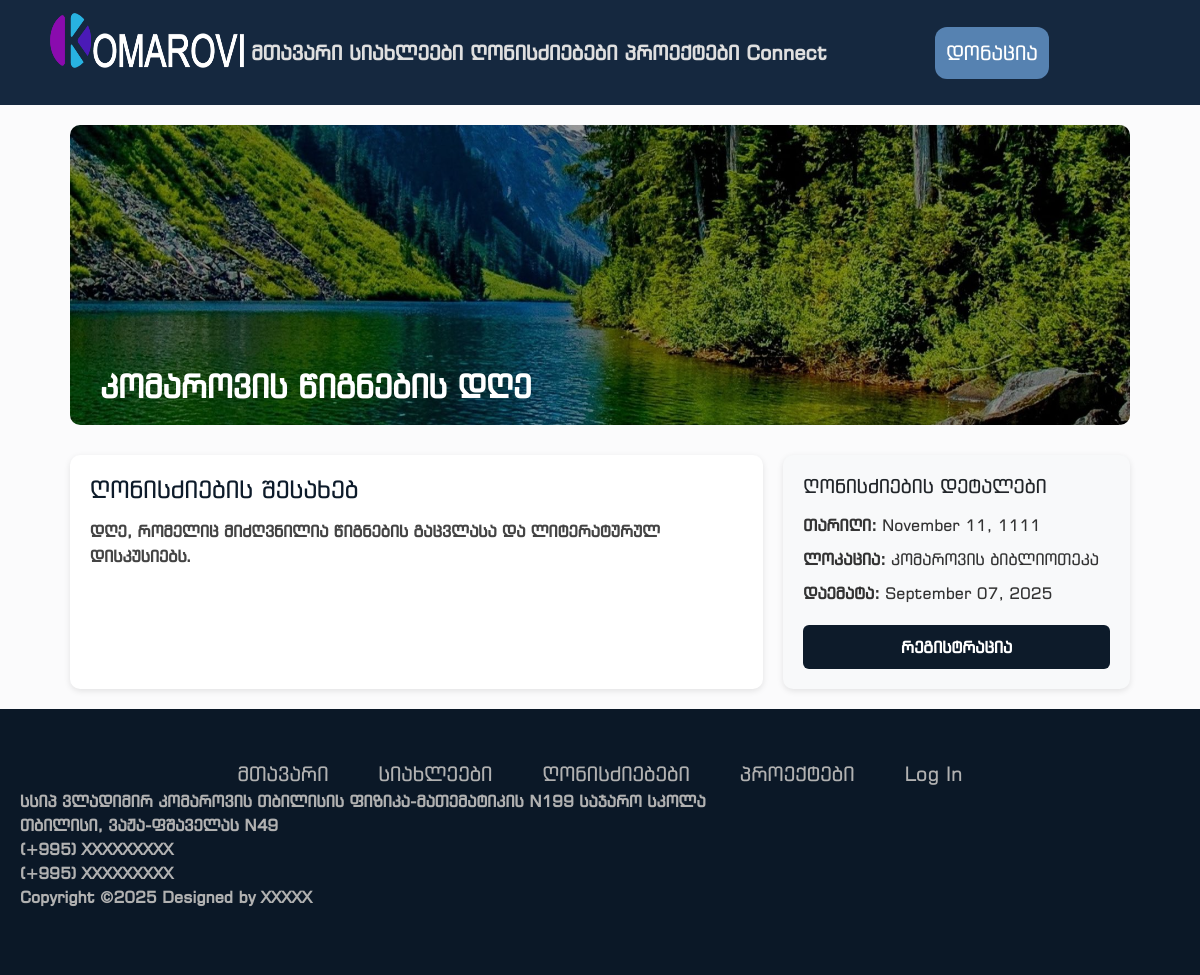
Screenshot of /events/13 with the database file from the repository.
### models.py (models this page shows, shortened)
class Events(db.Model):
    id = db.Column(db.Integer, primary_key=True)
    title = db.Column(db.String(500), nullable=False)
    description = db.Column(db.Text)
    registration_link = db.Column(db.String(500))
    location = db.Column(db.String(500))
    image = db.Column(db.String(200))
    event_date = db.Column(db.DateTime)
    date_added = db.Column(db.DateTime, default=datetime.utcnow)

### routes.py (the view)
@app.route("/events/<int:id>")
def event(id):
    event = Events.query.get_or_404(id)
    return render_template('event.html', event=event)

### templates/event.html
{% extends "base.html" %} {% block head %}
<link
  rel="stylesheet"
  href="{{ url_for('static', filename='css/event.css') }}"
/>
{% endblock %} {% block content %}
<div class="event-page">
  {% if event.image %}
  <div class="event-banner">
    <img
      src="{{ url_for('static', filename='uploads/' + event.image) }}"
      alt="{{ event.title }}"
    />
    <div class="event-overlay">
      <h1 class="event-title">{{ event.title }}</h1>
    </div>
  </div>
  {% endif %}
  <div class="event-content">
    <div class="event-main">
      <h2>ღონისძიების შესახებ</h2>
      <p class="event-description">{{ event.description }}</p>
    </div>
    <aside class="event-details">
      <h3>ღონისძიების დეტალები</h3>
      <ul>
        <li>
          <strong>თარიღი:</strong> {% if event.event_date %}{{
          event.event_date.strftime("%B %d, %Y") }} {%endif%}
        </li>
        <li><strong>ლოკაცია:</strong> {{ event.location }}</li>
        <li>
          <strong>დაემატა:</strong> {{ event.date_added.strftime("%B %d, %Y") }}
        </li>
      </ul>
      <a
        href="{{ event.registration_link }}"
        class="event-button"
        target="_blank"
      >
        რეგისტრაცია
      </a>
    </aside>
  </div>
</div>
{% endblock %}

### static/css/main.css (style rules this page uses)
html, body { margin: 0; height: 100%; padding: 0; display: flex; flex-direction: column; overflow-x: hidden; background-color: rgb(251, 251, 252); font-family: "AlkSanet", "BpgExsqMtavruli", "BpgIngiriArial", Arial, Helvetica, sans-serif; }

### static/css/footer.css (style rules this page uses)
span, p { color: rgb(177, 177, 177); font-weight: bold; }
a { text-decoration: none; }

### static/css/event.css (style rules this page uses)
.event-page { margin: 0 auto; max-width: 1100px; padding: 20px; }
.event-banner { position: relative; height: 300px; overflow: hidden; border-radius: 10px; margin-bottom: 30px; }
.event-banner img { width: 100%; height: 100%; object-fit: cover; filter: brightness(0.6); }
.event-overlay { position: absolute; bottom: 20px; left: 30px; color: white; }
.event-title { font-size: 2rem; font-weight: bold; margin: 0; }
.event-content { display: grid; grid-template-columns: 2fr 1fr; gap: 20px; }
.event-main { background: #fff; padding: 20px; border-radius: 10px; box-shadow: 0 2px 6px rgba(0, 0, 0, 0.1); }
.event-main h2 { margin-bottom: 15px; font-size: 1.5rem; color: #0d1b2a; }
.event-description { line-height: 1.6; color: #444; }
.event-details { background: #f8f9fa; padding: 20px; border-radius: 10px; box-shadow: 0 2px 6px rgba(0, 0, 0, 0.1); }
.event-details h3 { margin-bottom: 15px; font-size: 1.2rem; }
.event-details ul { list-style: none; padding: 0; margin: 0 0 20px; }
.event-details li { margin-bottom: 10px; color: #333; }
.event-button { display: block; text-align: center; background: #0d1b2a; color: #fff; padding: 10px; border-radius: 6px; text-decoration: none; font-weight: bold; transition: background 0.3s; }

### rows the page displays
Events: image (picture), title "კომაროვის წიგნების დღე", description "დღე, რომელიც მიძღვნილია წიგნების გაცვლასა და ლიტერატურულ დისკუსიებს.", event_date "November 11, 1111", location "კომაროვის ბიბლიოთეკა", date_added "September 07, 2025"
